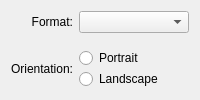
               <widget class="QWidget" name="m_paperFormatStandardTab">
                <attribute name="title">
                 <string>Standard</string>
                </attribute>
                <layout class="QGridLayout" name="_6">
                 <item row="0" column="0">
                  <widget class="QLabel" name="m_paperFormatLabel">
                   <property name="sizePolicy">
                    <sizepolicy hsizetype="Minimum" vsizetype="Preferred">
                     <horstretch>0</horstretch>
                     <verstretch>0</verstretch>
                    </sizepolicy>
                   </property>
                   <property name="text">
                    <string>Format:</string>
                   </property>
                   <property name="alignment">
                    <set>Qt::AlignRight|Qt::AlignTrailing|Qt::AlignVCenter</set>
                   </property>
                  </widget>
                 </item>
                 <item row="0" column="1">
                  <widget class="QComboBox" name="m_paperFormatComboBox">
                   <property name="sizePolicy">
                    <sizepolicy hsizetype="Preferred" vsizetype="Fixed">
                     <horstretch>0</horstretch>
                     <verstretch>0</verstretch>
                    </sizepolicy>
                   </property>
                  </widget>
                 </item>
                 <item row="2" column="0">
                  <widget class="QLabel" name="m_paperOrientationLabel">
                   <property name="sizePolicy">
                    <sizepolicy hsizetype="Minimum" vsizetype="Preferred">
                     <horstretch>0</horstretch>
                     <verstretch>0</verstretch>
                    </sizepolicy>
                   </property>
                   <property name="text">
                    <string>Orientation:</string>
                   </property>
                   <property name="alignment">
                    <set>Qt::AlignRight|Qt::AlignTrailing|Qt::AlignVCenter</set>
                   </property>
                  </widget>
                 </item>
                 <item row="2" column="1">
                  <widget class="QFrame" name="frame_2">
                   <property name="sizePolicy">
                    <sizepolicy hsizetype="MinimumExpanding" vsizetype="Maximum">
                     <horstretch>0</horstretch>
                     <verstretch>0</verstretch>
                    </sizepolicy>
                   </property>
                   <property name="frameShape">
                    <enum>QFrame::NoFrame</enum>
                   </property>
                   <property name="frameShadow">
                    <enum>QFrame::Sunken</enum>
                   </property>
                   <layout class="QVBoxLayout" name="_7">
                    <property name="spacing">
                     <number>1</number>
                    </property>
                    <property name="margin">
                     <number>0</number>
                    </property>
                    <item>
                     <widget class="QRadioButton" name="m_paperOrientationPortraitRadioButton">
                      <property name="text">
                       <string>Portrait</string>
                      </property>
                     </widget>
                    </item>
                    <item>
                     <widget class="QRadioButton" name="m_paperOrientationLandscapeRadioButton">
                      <property name="text">
                       <string>Landscape</string>
                      </property>
                     </widget>
                    </item>
                   </layout>
                  </widget>
                 </item>
                 <item row="1" column="1">
                  <spacer name="verticalSpacer">
                   <property name="orientation">
                    <enum>Qt::Vertical</enum>
                   </property>
                   <property name="sizeHint" stdset="0">
                    <size>
                     <width>20</width>
                     <height>0</height>
                    </size>
                   </property>
                  </spacer>
                 </item>
                </layout>
               </widget>
